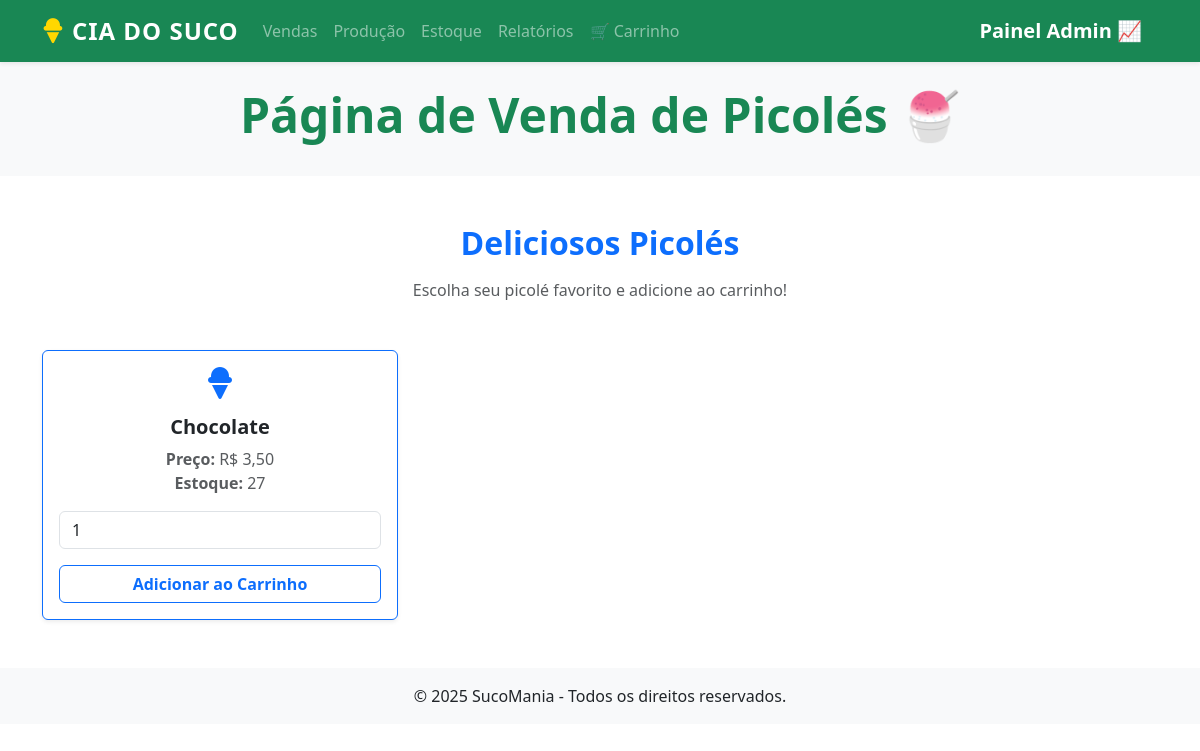
Before: /picole/ with the older database file.
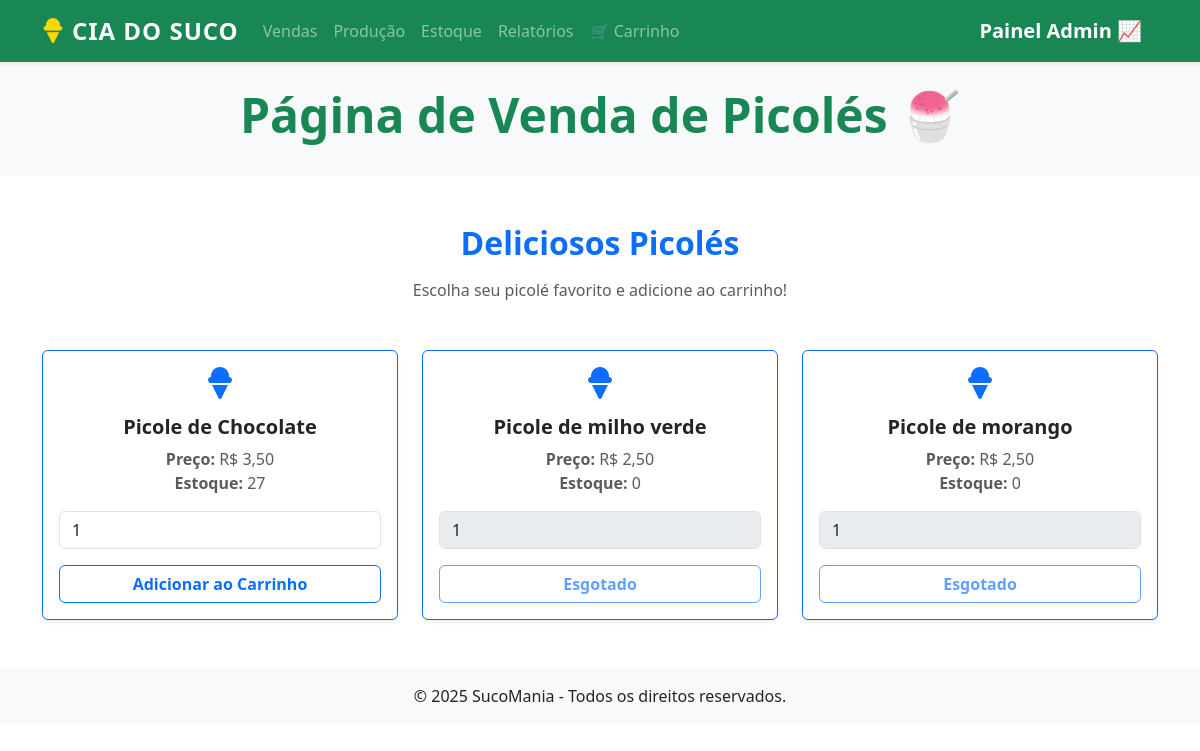
After: the same page with the newer database file.
### sucos/models.py (models this page shows, shortened)
class Product(models.Model):
    title = models.CharField(max_length= 100, verbose_name='Titutlo')
    ingredient  = models.ForeignKey('Ingredient', on_delete=models.PROTECT,related_name='products', verbose_name='Ingrediente')
    quantity = models.PositiveBigIntegerField(default=0, verbose_name='Quantidade em Estoque')
    category = models.ForeignKey(Category, on_delete= models.PROTECT, related_name='products', verbose_name='Categoria')
    price = models.DecimalField(max_digits=10, decimal_places=2, verbose_name='Preço')
    is_active = models.BooleanField(default=True, verbose_name='Ativo')
    description = models.TextField(null=True, blank=True, verbose_name='Descrição')
    created_at = models.DateTimeField(auto_now_add=True, verbose_name='Criado em')
    updated_at = models.DateTimeField(auto_now=True, verbose_name='Atualizado em')
    class Meta:
        ordering = ['title']
        verbose_name = 'Produto'

### sucos/views.py (the view)
# urls.py: path('picole/', listar_picole, name='picole'),
def listar_picole(request):
    picole= Product.objects.filter(category__name = 'Picole', is_active =  True)
    return render(request, 'produtos/gelados/picole.html', {'picoles': picole})

### sucos/templates/produtos/gelados/picole.html (shortened to what this page needs)
{% extends 'produtos/suco.html' %}
{% load static %}
{% block menu %}
<nav class="navbar navbar-expand-lg navbar-dark bg-success shadow-sm">
    <div class="container">
        <a class="navbar-brand d-flex align-items-center" href="{% url 'inicio' %}">
            <i class="fas fa-ice-cream fa-lg me-2" style="color: #FFD700;"></i>
            <span class="fw-bold fs-4" style="letter-spacing: 1px;">CIA DO SUCO</span>
        </a>
        <div class="collapse navbar-collapse" id="navbarNav">
            <ul class="navbar-nav me-auto">
                <li class="nav-item"><a class="nav-link" href="{% url 'venda' %}">Vendas</a></li>
                <li class="nav-item"><a class="nav-link" href="{% url 'sucos-producao' %}">Produção</a></li>
                <li class="nav-item"><a class="nav-link" href="{% url 'estoque' %}">Estoque</a></li>
                <li class="nav-item"><a class="nav-link" href="{% url 'relatorio' %}">Relatórios</a></li>
                <li class="nav-item"><a class="nav-link" href="{% url 'ver_carrinho' %}">🛒 Carrinho</a></li>
            </ul>
            <a class="navbar-brand d-flex align-items-center text-white" href="{% url 'admin:index' %}">
                <span class="fw-bold fs-5">Painel Admin 📈</span>
            </a>
        </div>
    </div>
</nav>
<div class="bg-light py-4 text-center">
    <div class="container">
        <h1 class="display-5 text-success fw-bold">Página de Venda de Picolés 🍧</h1>
    </div>
</div>
{% endblock %}
{% block conteudo %}
<div class="container py-5">
    <h2 class="text-center text-primary fw-bold mb-3">Deliciosos Picolés</h2>
    <p class="text-center text-muted mb-5">Escolha seu picolé favorito e adicione ao carrinho!</p>
    {% if picoles %}
        <div class="row g-4">
            {% for picole in picoles %}
            <div class="col-md-4">
                <div class="card border-primary shadow-sm h-100">
                    <div class="card-body text-center">
                        <i class="fas fa-ice-cream fa-2x text-primary mb-3"></i>
                        <h5 class="card-title fw-bold">{{ picole.title }}</h5>
                        <p class="card-text text-muted">
                            <strong>Preço:</strong> R$ {{ picole.price }}<br>
                            <strong>Estoque:</strong> {{ picole.quantity }}
                        </p>
                        <form method="post" action="{% url 'adicionar_carrinho' %}">
                            <div class="input-group mb-3">
                                <input type="number"
                                       name="quantidade"
                                       value="1"
                                       min="1"
                                       max="{{ picole.quantity }}"
                                       class="form-control"
                                       {% if picole.quantity == 0 %}disabled{% endif %}>
                            </div>
                            <button type="submit"
                                    class="btn btn-outline-primary w-100 fw-bold"
                                    {% if picole.quantity == 0 %}disabled{% endif %}>
                                {% if picole.quantity == 0 %}Esgotado{% else %}Adicionar ao Carrinho{% endif %}
                            </button>
                        </form>
                    </div>
                </div>
            </div>
            {% endfor %}
        </div>
    {% else %}
        <div class="alert alert-warning text-center mt-4" role="alert">
            Nenhum picolé disponível no momento! 🥶
        </div>
    {% endif %}
</div>
{% endblock %}

Changed rows visible on the page:
changed Product: title "Chocolate" → "Picole de Chocolate"
added Product: title "Picole de milho verde", price "2,50", quantity "0", quantidade "1", shows "Esgotado"
added Product: title "Picole de morango", price "2,50", quantity "0", quantidade "1", shows "Esgotado"
